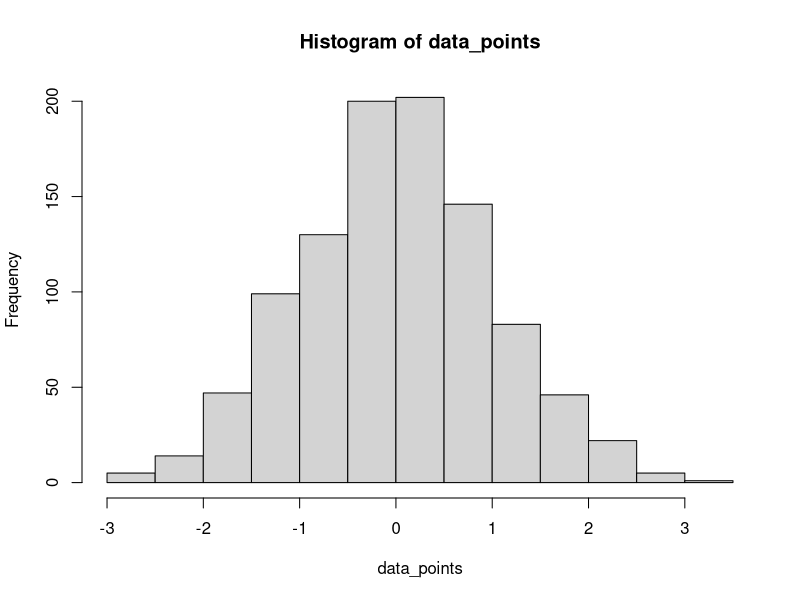

Recreate this plot in R. (Note: this script raises an error after producing the figure.)
### normal distribution: simulation vs computation
set.seed(123)

# Generate data points
data_points <- rnorm(n = 1000)

# Inspect the distribution
hist(data_points)

# Compute the sample probability and print it
sample_probability <- mean(data_points <= 2)
print(sample_probability)

# Compute the true probability and print it
true_probability <- pnorm(q = 2)
print(true_probability) 

### Simulation for The law of large numbers: 
### the average of the results obtained from trials will tend to become closer to the expected value as more trials are performed.
set.seed(1)

# Create a sample of 20 die rolls
small_sample <- sample(1:6, size = 20, replace = TRUE)

# Calculate the mean of the small sample
mean(small_sample)

# Create a sample of 1000 die rolls
big_sample <- sample(1:6, size=1000, replace=TRUE)

# Calculate the mean of the big sample
mean(big_sample)

### Simulating central limit theorem
# Simulate 1000 die roll outputs
for (i in 1:1000) {
    die_outputs[i] <- sample(1:6, size = 1)
}

# Visualize the number of occurrences of each result
barplot(table(die_outputs))

# Calculate 1000 means of 30 die roll outputs
for (i in 1:1000) {
    mean_die_outputs[i] <- mean(sample(1:6, size = 30, replace = TRUE))
}

# Inspect the distribution of the results
hist(mean_die_outputs)

# The distribution of the results of rolling the dice is uniform, 
# but the distribution of samples' means is bell-shaped! 
# You can apply the probabilistic and statistical methods 
# that work for normal distributions to the distribution of samples' means.
